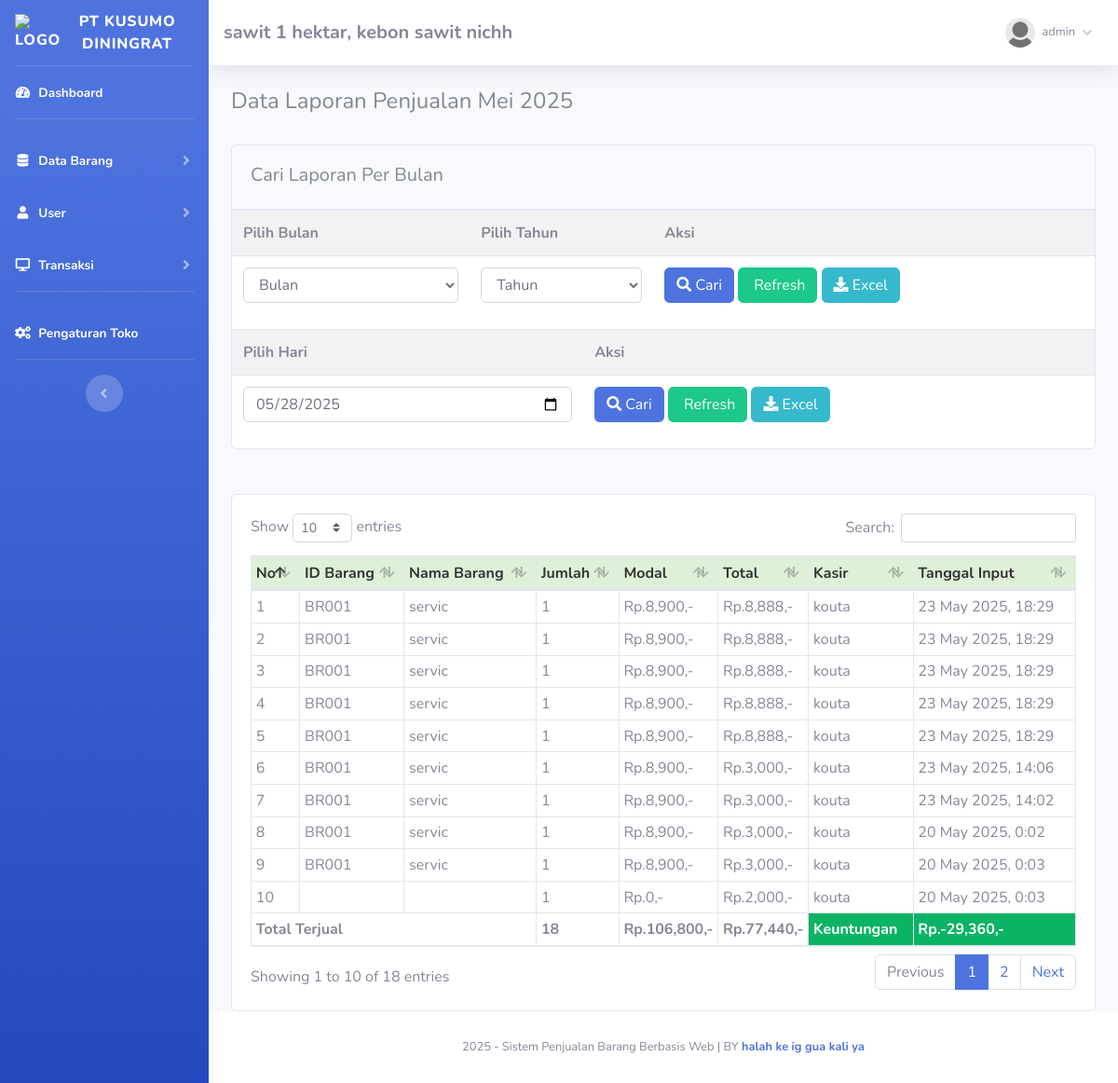
The app's page /index.php?page=laporan (signed in) with its own data.
### tables this page shows
CREATE TABLE `toko` (
  `id_toko` int(11) NOT NULL,
  `nama_toko` varchar(255) NOT NULL,
  `alamat_toko` text NOT NULL,
  `tlp` varchar(255) NOT NULL,
  `nama_pemilik` varchar(255) NOT NULL
);

CREATE TABLE `member` (
  `id_member` int(11) NOT NULL,
  `nm_member` varchar(255) NOT NULL,
  `alamat_member` text NOT NULL,
  `telepon` varchar(255) NOT NULL,
  `email` varchar(255) NOT NULL,
  `gambar` text NOT NULL,
  `NIK` text NOT NULL
);

CREATE TABLE `nota` (
  `id_nota` int(11) NOT NULL,
  `id_barang` varchar(255) NOT NULL,
  `id_member` int(11) NOT NULL,
  `kasir` varchar(50) DEFAULT NULL,
  `jumlah` varchar(255) NOT NULL,
  `total` varchar(255) NOT NULL,
  `tanggal_input` varchar(255) NOT NULL,
  `periode` varchar(255) DEFAULT NULL
);

CREATE TABLE `barang` (
  `id` int(11) NOT NULL,
  `id_barang` varchar(255) NOT NULL,
  `id_kategori` int(11) NOT NULL,
  `nama_barang` text NOT NULL,
  `merk` varchar(255) NOT NULL,
  `harga_beli` varchar(255) NOT NULL,
  `harga_jual` varchar(255) NOT NULL,
  `satuan_barang` varchar(255) NOT NULL,
  `stok` text NOT NULL,
  `tgl_input` varchar(255) NOT NULL,
  `tgl_update` varchar(255) DEFAULT NULL
);

### fungsi/view/view.php (called while the page is built, shortened)
<?php
class view {
    protected $db;
    public function __construct($db) {
        $this->db = $db;
    }
    public function member_edit($id) {
        $sql = "SELECT member.*, login.*
                FROM member
                INNER JOIN login ON member.id_member = login.id_member
                WHERE member.id_member = ?";
        $row = $this->db->prepare($sql);
        $row->execute([$id]);
        return $row->fetch();
    }
    public function toko()
    {
        $sql = "select*from toko where id_toko='1'";
        $row = $this-> db -> prepare($sql);
        $row -> execute();
        $hasil = $row -> fetch();
        return $hasil;
    }
    public function jual()
    {
        $sql ="SELECT nota.* , barang.id_barang, barang.nama_barang, barang.harga_beli, member.id_member,
                member.nm_member from nota
                left join barang on barang.id_barang=nota.id_barang
                left join member on member.id_member=nota.id_member
                where nota.periode = ?
                ORDER BY id_nota DESC";
        $row = $this-> db -> prepare($sql);
        $row -> execute(array(date('m-Y')));
        $hasil = $row -> fetchAll();
        return $hasil;
    }
}

### admin/module/laporan/index.php (the view, shortened to what this page needs)
 <?php
	$bulan_tes =array(
		'01'=>"Januari",
		'02'=>"Februari",
		'03'=>"Maret",
		'04'=>"April",
		'05'=>"Mei",
		'06'=>"Juni",
		'07'=>"Juli",
		'08'=>"Agustus",
		'09'=>"September",
		'10'=>"Oktober",
		'11'=>"November",
		'12'=>"Desember"
	);
?>
<div class="row">
	<div class="col-md-12">
		<h4>
			<?php if(!empty($_GET['cari'])){ ?>
			Data Laporan Penjualan <?= $bulan_tes[$_POST['bln']];?> <?= $_POST['thn'];?>
			<?php }elseif(!empty($_GET['hari'])){?>
			Data Laporan Penjualan <?= $_POST['hari'];?>
			<?php }else{?>
			Data Laporan Penjualan <?= $bulan_tes[date('m')];?> <?= date('Y');?>
			<?php }?>
		</h4>
		<br />
		<div class="card">
			<div class="card-header">
				<h5 class="card-title mt-2">Cari Laporan Per Bulan</h5>
			</div>
			<div class="card-body p-0">
				<form method="post" action="index.php?page=laporan&cari=ok">
					<table class="table table-striped">
						<tr>
							<th>
								Pilih Bulan
							</th>
							<th>
								Pilih Tahun
							</th>
							<th>
								Aksi
							</th>
						</tr>
						<tr>
							<td>
								<select name="bln" class="form-control">
									<option selected="selected">Bulan</option>
								</select>
							</td>
							<td>
							<?php
								echo "<select name='thn' class='form-control'>";
								echo '
								<option selected="selected">Tahun</option>';
								echo "</select>";
							?>
							</td>
							<td>
								<button class="btn btn-primary">
									<i class="fa fa-search"></i> Cari
								</button>
								<a href="index.php?page=laporan" class="btn btn-success">
									<i class="fa fa-refresh"></i> Refresh</a>
								<?php if(!empty($_GET['cari'])){?>
								<a href="excel.php?cari=yes&bln=<?=$_POST['bln'];?>&thn=<?=$_POST['thn'];?>"
									class="btn btn-info"><i class="fa fa-download"></i>
									Excel</a>
								<?php }else{?>
								<a href="excel.php" class="btn btn-info"><i class="fa fa-download"></i>
									Excel</a>
								<?php }?>
							</td>
						</tr>
					</table>
				</form>
				<form method="post" action="index.php?page=laporan&hari=cek">
					<table class="table table-striped">
						<tr>
							<th>
								Pilih Hari
							</th>
							<th>
								Aksi
							</th>
						</tr>
						<tr>
							<td>
								<input type="date" value="<?= date('Y-m-d');?>" class="form-control" name="hari">
							</td>
							<td>
								<button class="btn btn-primary">
									<i class="fa fa-search"></i> Cari
								</button>
								<a href="index.php?page=laporan" class="btn btn-success">
									<i class="fa fa-refresh"></i> Refresh</a>
								<?php if(!empty($_GET['hari'])){?>
								<a href="excel.php?hari=cek&tgl=<?= $_POST['hari'];?>" class="btn btn-info"><i
										class="fa fa-download"></i>
									Excel</a>
								<?php }else{?>
								<a href="excel.php" class="btn btn-info"><i class="fa fa-download"></i>
									Excel</a>
								<?php }?>
							</td>
						</tr>
					</table>
				</form>
			</div>
		</div>
         <br />
         <br />
		<div class="card">
			<div class="card-body">
				<div class="table-responsive">
					<table class="table table-bordered w-100 table-sm" id="example1">
						<thead>
							<tr style="background:#DFF0D8;color:#333;">
								<th> No</th>
								<th> ID Barang</th>
								<th> Nama Barang</th>
								<th style="width:10%;"> Jumlah</th>
								<th style="width:10%;"> Modal</th>
								<th style="width:10%;"> Total</th>
								<th> Kasir</th>
								<th> Tanggal Input</th>
							</tr>
						</thead>
						<tbody>
							<?php
								$no=1;
								if(!empty($_GET['cari'])){
									$periode = $_POST['bln'].'-'.$_POST['thn'];
									$no=1;
									$jumlah = 0;
									$bayar = 0;
									$hasil = $lihat -> periode_jual($periode);
								}elseif(!empty($_GET['hari'])){
									$hari = $_POST['hari'];
									$no=1;
									$jumlah = 0;
									$bayar = 0;
									$hasil = $lihat -> hari_jual($hari);
								}else{
									$hasil = $lihat -> jual();
								}
							?>
							<?php
								$bayar = 0;
								$jumlah = 0;
								$modal = 0;
								foreach($hasil as $isi){
									$bayar += $isi['total'];
									$modal += $isi['harga_beli']* $isi['jumlah'];
									$jumlah += $isi['jumlah'];
							?>
							<tr>
								<td><?php echo $no;?></td>
								<td><?php echo $isi['id_barang'];?></td>
								<td><?php echo $isi['nama_barang'];?></td>
								<td><?php echo $isi['jumlah'];?> </td>
								<td>Rp.<?php echo number_format($isi['harga_beli']* $isi['jumlah']);?>,-</td>
								<td>Rp.<?php echo number_format($isi['total']);?>,-</td>
								<td><?php echo $isi['nm_member'];?></td>
								<td><?php echo $isi['tanggal_input'];?></td>
							</tr>
							<?php $no++; }?>
						</tbody>
						<tfoot>
							<tr>
								<th colspan="3">Total Terjual</td>
								<th><?php echo $jumlah;?></td>
								<th>Rp.<?php echo number_format($modal);?>,-</th>
								<th>Rp.<?php echo number_format($bayar);?>,-</th>
								<th style="background:#0bb365;color:#fff;">Keuntungan</th>
								<th style="background:#0bb365;color:#fff;">
									Rp.<?php echo number_format($bayar-$modal);?>,-</th>
							</tr>
						</tfoot>
					</table>
				</div>
			</div>
		</div>
     </div>
 </div>

### index.php (shortened to what this page needs)
<?php
if (!empty($_SESSION['admin']) && !empty($_SESSION['role'])) {
	require 'config.php';
	$lihat = new view($config);
	$toko = $lihat->toko();
	$page = isset($_GET['page']) ? $_GET['page'] : '';
	include 'admin/template/header.php';
	include 'admin/template/sidebar.php';
	if (!empty($page)) {
		include 'admin/module/' . $page . '/index.php';
	} else {
		include 'admin/template/home.php';
	}
	include 'admin/template/footer.php';
} else {
	echo '<script>window.location="login.php";</script>';
	exit;
}

### admin/template/header.php (shortened to what this page needs)
<!DOCTYPE html>
<html lang="en">
<head>
    <link href="sb-admin/vendor/fontawesome-free/css/all.min.css" rel="stylesheet" type="text/css">
    <link href="sb-admin/css/sb-admin-2.min.css" rel="stylesheet">
    <link rel="stylesheet" href="sb-admin/vendor/datatables/dataTables.bootstrap4.css" />
</head>
<body id="page-top">
    <div id="wrapper">

### admin/template/sidebar.php (shortened to what this page needs)
<?php
    $id = $_SESSION['admin']['id_member'];
    $hasil_profil = $lihat -> member_edit($id);
?>
<ul class="navbar-nav bg-gradient-primary sidebar sidebar-dark accordion" id="accordionSidebar">
   <a class="sidebar-brand d-flex align-items-center justify-content-center" href="index.php">
    <div class="sidebar-brand-icon">
        <img src="assets/" alt="Logo" style="width: 40px; height: auto;">
    </div>
    <div class="sidebar-brand-text mx-3">pt kusumo diningrat</div>
</a>
    <hr class="sidebar-divider my-0">
    <li class="nav-item active">
        <a class="nav-link" href="index.php">
            <i class="fas fa-fw fa-tachometer-alt"></i>
            <span>Dashboard</span></a>
    </li>
    <hr class="sidebar-divider">
    <li class="nav-item active">
        <a class="nav-link collapsed" href="#" data-toggle="collapse" data-target="#collapseTwo" aria-expanded="true"
            aria-controls="collapseTwo">
            <i class="fas fa-fw fa-database"></i>
            <span>Data Barang</span>
        </a>
    </li>
    <li class="nav-item active">
    <a class="nav-link collapsed" href="#" data-toggle="collapse" data-target="#collapseUser" aria-expanded="true"
        aria-controls="collapseUser">
        <i class="fas fa-fw fa-user"></i>
        <span>User</span>
    </a>
</li>
    <li class="nav-item active">
        <a class="nav-link collapsed" href="#" data-toggle="collapse" data-target="#collapse3" aria-expanded="true"
            aria-controls="collapse3">
            <i class="fas fa-fw fa-desktop"></i>
            <span>Transaksi</span>
        </a>
    </li>
    <hr class="sidebar-divider">
    <li class="nav-item active">
        <a class="nav-link" href="index.php?page=pengaturan">
            <i class="fas fa-fw fa-cogs"></i>
            <span>Pengaturan Toko</span></a>
    </li>
    <hr class="sidebar-divider d-none d-md-block">
    <div class="text-center d-none d-md-inline">
        <button class="rounded-circle border-0" id="sidebarToggle"></button>
    </div>
</ul>
<div id="content-wrapper" class="d-flex flex-column">
    <div id="content">
        <nav class="navbar navbar-expand navbar-light bg-white topbar mb-4 static-top shadow">
            <h5 class="d-lg-block d-none mt-2"><b><?php echo $toko['nama_toko'];?>, <?php echo $toko['alamat_toko'];?></b></h5>
            <ul class="navbar-nav ml-auto">
                <li class="nav-item dropdown no-arrow">
                    <a class="nav-link dropdown-toggle" href="#" id="userDropdown" role="button" data-toggle="dropdown"
                        aria-haspopup="true" aria-expanded="false">
                        <img class="img-profile rounded-circle"
                            src="assets/img/user/<?php echo $hasil_profil['gambar'];?>">
                        <span
                            class="mr-2 d-none d-lg-inline text-gray-600 small ml-2"><?php echo $_SESSION['username'];?></span>
                        <i class="fas fa-angle-down"></i>
                    </a>
                </li>
            </ul>
        </nav>
        <div class="container-fluid">

### admin/template/footer.php (shortened to what this page needs)
 </div>
 </div>
 <footer class="sticky-footer bg-white">
     <div class="container my-auto">
         <div class="copyright text-center my-auto">
             <span>
                 <?php echo date('Y');?> - Sistem Penjualan Barang Berbasis Web |
                 BY <b><a href="nanti" target="_blank">halah ke ig gua kali ya</a></b>
             </span>
         </div>
     </div>
 </footer>
 </div>
 </div>
</body>
</html>

### records on screen
toko: nama_toko "sawit 1 hektar", alamat_toko "kebon sawit nichh"
member: gambar (picture)
nota: barang.id_barang "BR001", barang.nama_barang "servic", jumlah "1", $isi['harga_beli']*$isi['jumlah'] "8,900", total "8,888", id_member.nm_member "kouta", tanggal_input "23 May 2025, 18:29"
nota: barang.id_barang "BR001", barang.nama_barang "servic", jumlah "1", $isi['harga_beli']*$isi['jumlah'] "8,900", total "8,888", id_member.nm_member "kouta", tanggal_input "23 May 2025, 18:29"
nota: barang.id_barang "BR001", barang.nama_barang "servic", jumlah "1", $isi['harga_beli']*$isi['jumlah'] "8,900", total "8,888", id_member.nm_member "kouta", tanggal_input "23 May 2025, 18:29"
nota: barang.id_barang "BR001", barang.nama_barang "servic", jumlah "1", $isi['harga_beli']*$isi['jumlah'] "8,900", total "8,888", id_member.nm_member "kouta", tanggal_input "23 May 2025, 18:29"
nota: barang.id_barang "BR001", barang.nama_barang "servic", jumlah "1", $isi['harga_beli']*$isi['jumlah'] "8,900", total "8,888", id_member.nm_member "kouta", tanggal_input "23 May 2025, 18:29"
nota: barang.id_barang "BR001", barang.nama_barang "servic", jumlah "1", $isi['harga_beli']*$isi['jumlah'] "8,900", total "3,000", id_member.nm_member "kouta", tanggal_input "23 May 2025, 14:06"
nota: barang.id_barang "BR001", barang.nama_barang "servic", jumlah "1", $isi['harga_beli']*$isi['jumlah'] "8,900", total "3,000", id_member.nm_member "kouta", tanggal_input "23 May 2025, 14:02"
nota: barang.id_barang "BR001", barang.nama_barang "servic", jumlah "1", $isi['harga_beli']*$isi['jumlah'] "8,900", total "3,000", id_member.nm_member "kouta", tanggal_input "20 May 2025, 0:02"
nota: barang.id_barang "BR001", barang.nama_barang "servic", jumlah "1", $isi['harga_beli']*$isi['jumlah'] "8,900", total "3,000", id_member.nm_member "kouta", tanggal_input "20 May 2025, 0:03"
nota: jumlah "1", jumlah "0", total "2,000", id_member.nm_member "kouta", tanggal_input "20 May 2025, 0:03"

### other values on screen
$_SESSION['username'] "admin"
$jumlah "18"
$modal "106,800"
$bayar "77,440"
$bayar-$modal "-29,360"
